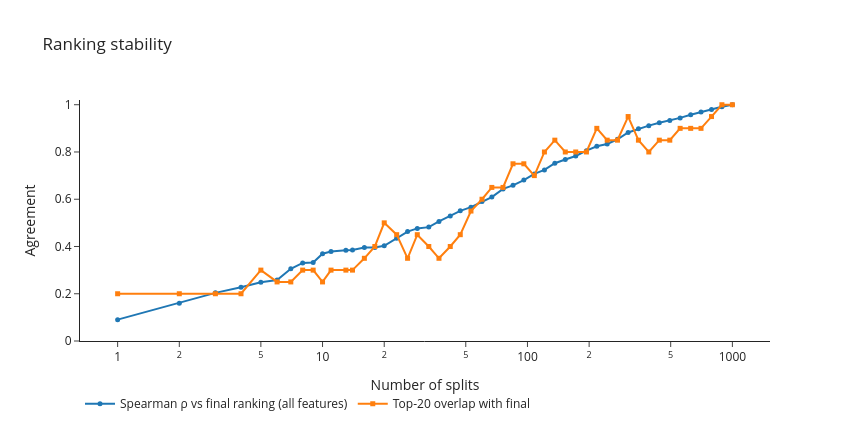

Write notebook code for a chart like this one.
### Code cell
checkpoints = np.unique(np.logspace(0, np.log10(N), 60).astype(int))
final_top = set(top)
rho, overlap = [], []
for cp in checkpoints:
    m = cum_mean.iloc[cp - 1]
    rho.append(spearmanr(m, final_mean.reindex(m.index)).statistic)
    overlap.append(len(set(m.nlargest(TOP_K).index) & final_top) / TOP_K)

fig3 = go.Figure()
fig3.add_trace(go.Scatter(x=checkpoints, y=rho, mode="lines+markers", marker_size=5,
                          name="Spearman ρ vs final ranking (all features)"))
fig3.add_trace(go.Scatter(x=checkpoints, y=overlap, mode="lines+markers", marker_size=5,
                          marker_symbol="square", name=f"Top-{TOP_K} overlap with final"))
fig3.update_layout(template=TEMPLATE, width=850, height=430,
                   title="Ranking stability",
                   xaxis=dict(type="log", title="Number of splits"),
                   yaxis=dict(range=[0, 1.02], title="Agreement"),
                   legend=dict(orientation="h", y=-0.2))
fig3.show()

### Figure 1 — Plotly figure (JSON) as saved in the notebook; plotly's stock layout.template omitted (floating-point values rounded to 4 significant figures)
{"data": [{"marker": {"size": 5}, "mode": "lines+markers", "name": "Spearman ρ vs final ranking (all features)", "type": "scatter", "x": [1, 2, 3, 4, 5, 6, 7, 8, 9, 10, 11, 13, 14, 16, 18, 20, 23, 26, 29, 33, 37, 42, 47, 53, 60, 67, 76, 85, 96, 108, 121, 136, 153, 172, 194, 218, 245, 275, 310, 348, 391, 440, 495, 556, 626, 703, 791, 889, 1000], "y": [0.09035, 0.1602, 0.2038, 0.2275, 0.2489, 0.2581, 0.3055, 0.3304, 0.3325, 0.3693, 0.3791, 0.3838, 0.3849, 0.3955, 0.3961, 0.4027, 0.4346, 0.4632, 0.4765, 0.482, 0.506, 0.5292, 0.551, 0.5665, 0.5904, 0.609, 0.6438, 0.6588, 0.6811, 0.7072, 0.7241, 0.7524, 0.7679, 0.783, 0.8055, 0.824, 0.8339, 0.8538, 0.8826, 0.8982, 0.9114, 0.9239, 0.9336, 0.9443, 0.9575, 0.9697, 0.9793, 0.9915, 1.0]}, {"marker": {"size": 5, "symbol": "square"}, "mode": "lines+markers", "name": "Top-20 overlap with final", "type": "scatter", "x": [1, 2, 3, 4, 5, 6, 7, 8, 9, 10, 11, 13, 14, 16, 18, 20, 23, 26, 29, 33, 37, 42, 47, 53, 60, 67, 76, 85, 96, 108, 121, 136, 153, 172, 194, 218, 245, 275, 310, 348, 391, 440, 495, 556, 626, 703, 791, 889, 1000], "y": [0.2, 0.2, 0.2, 0.2, 0.3, 0.25, 0.25, 0.3, 0.3, 0.25, 0.3, 0.3, 0.3, 0.35, 0.4, 0.5, 0.45, 0.35, 0.45, 0.4, 0.35, 0.4, 0.45, 0.55, 0.6, 0.65, 0.65, 0.75, 0.75, 0.7, 0.8, 0.85, 0.8, 0.8, 0.8, 0.9, 0.85, 0.85, 0.95, 0.85, 0.8, 0.85, 0.85, 0.9, 0.9, 0.9, 0.95, 1, 1]}], "layout": {"height": 430, "legend": {"orientation": "h", "y": -0.2}, "title": {"text": "Ranking stability"}, "width": 850, "xaxis": {"title": {"text": "Number of splits"}, "type": "log"}, "yaxis": {"range": [0, 1.02], "title": {"text": "Agreement"}}}}
